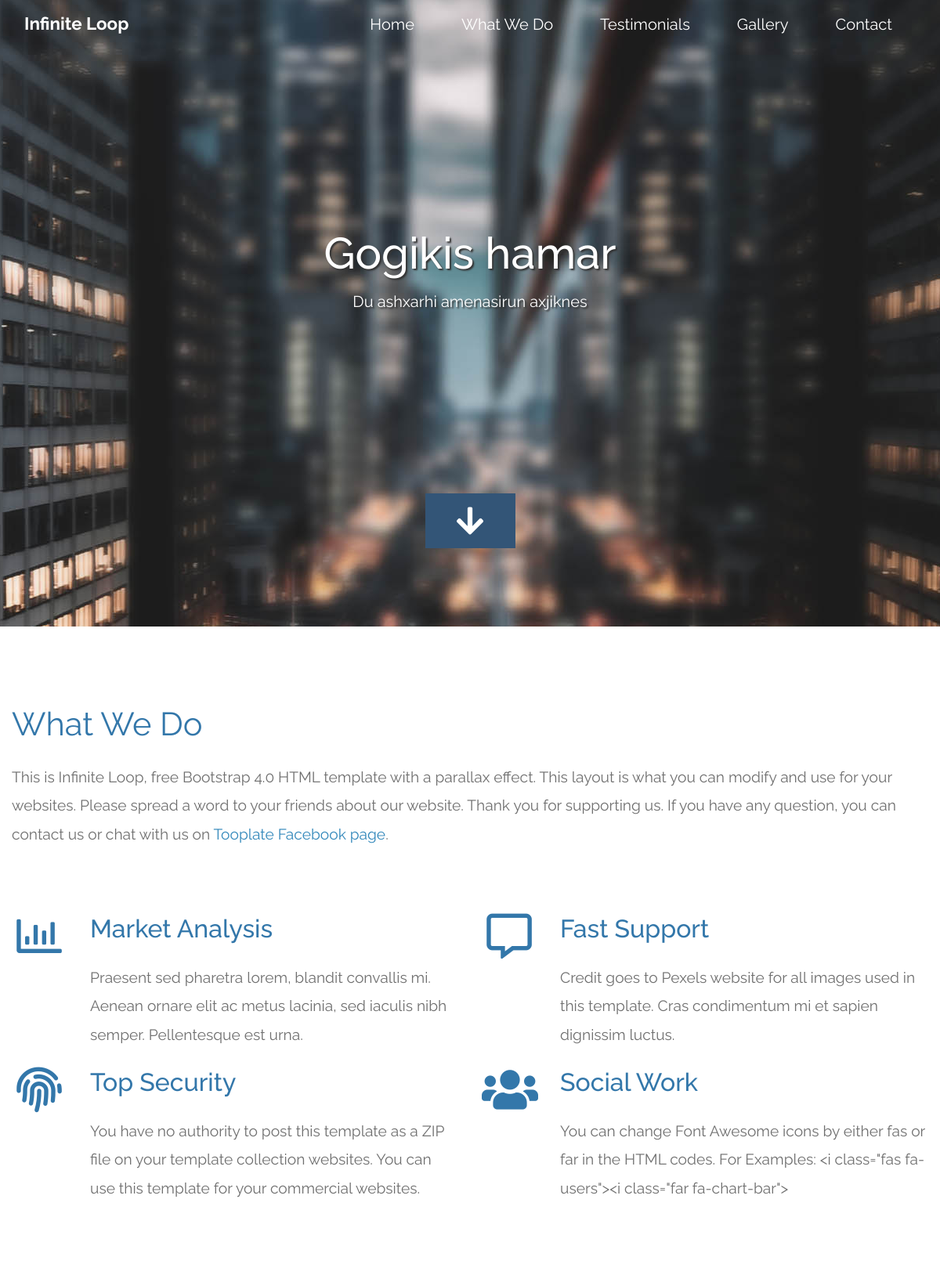
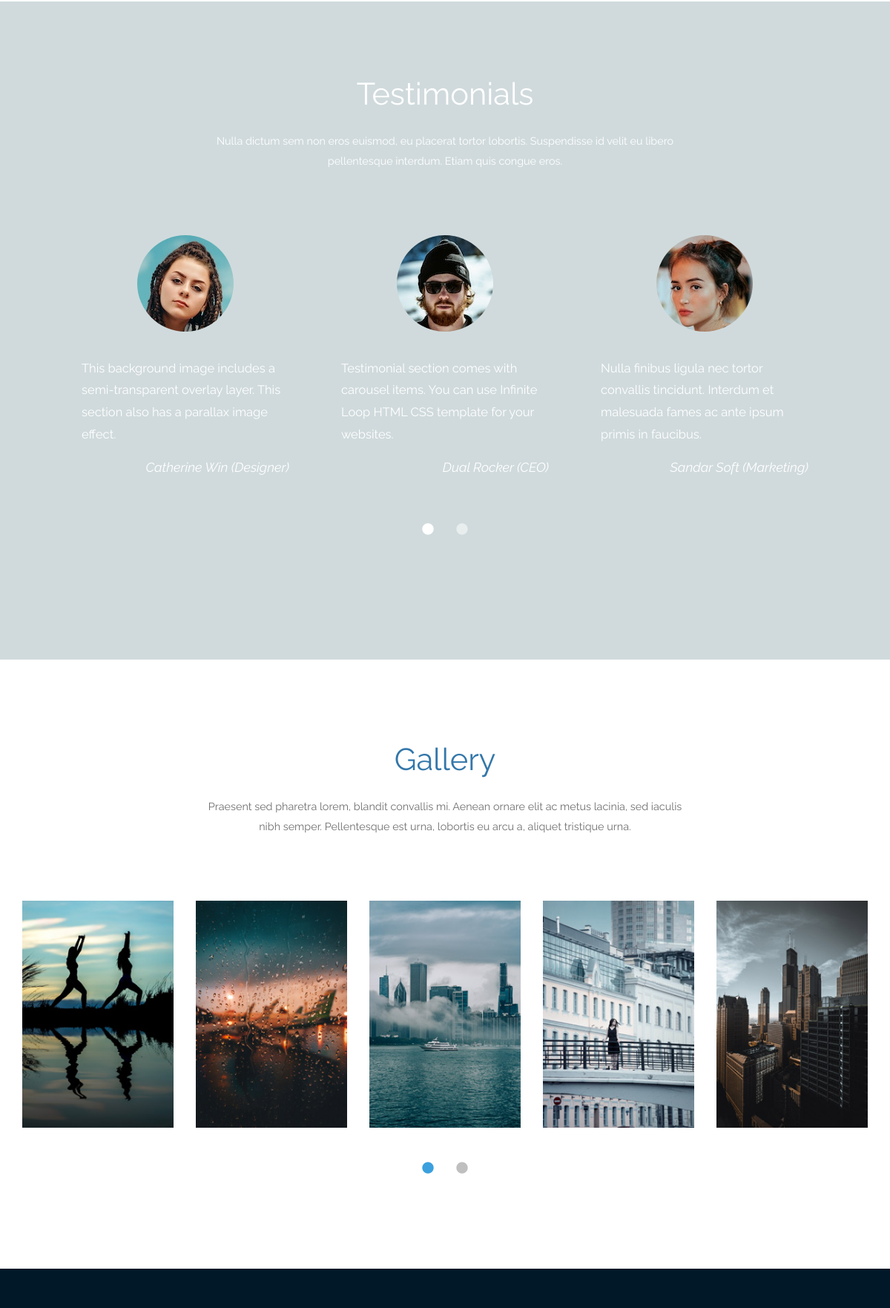
The page / (upper part) on the database its author committed (2 pictures, top to bottom).
### main/models.py (models this page shows, shortened)
class HeaderTitle(models.Model):
    title=models.CharField('title',max_length=100)
    subtitle=models.TextField(verbose_name='Subtitle')
    class Meta:
        verbose_name='Header Title'
        verbose_name_plural='Header Titles'

class WhatWeDo(models.Model):
    main_text=models.TextField('Main Text')
    link_text=models.CharField('Link Text' , max_length=255)
    link_url=models.URLField('Link Url')

class Features(models.Model):
    icon=models.CharField('Icon',max_length=50)
    title=models.CharField('Title',max_length=100)
    description=models.TextField('Description')
    class Meta:
         verbose_name='Feature'
         verbose_name_plural='Features'

class Testimonials(models.Model):
    title=models.CharField('Testimonials Text',max_length=255)
    text=models.TextField('Text')
    class Meta:
        verbose_name='Testimonial'
        verbose_name_plural='Testimonials'

class AboutUs(models.Model):
    img=models.ImageField('Image',upload_to='about/')
    text=models.TextField('Text')
    name=models.CharField('Name',max_length=100)
    class Meta:
        verbose_name='About Us'
        verbose_name_plural='About Us'

class Gallery(models.Model):
    image=models.ImageField('Image', upload_to='gallery/')
    title=models.CharField('Title',max_length=100)
    image_2=models.ImageField('Image_2',upload_to='gallery/')
    class Meta:
         verbose_name='Gallery Image'
         verbose_name_plural='Gallery Images'

### main/views.py (the view, shortened to what this page needs)
# urls.py: path('',HomeView.as_view(),name='home'),
class HomeView(ListView):
    template_name='index.html'
    def get(self, request):
        headertitle = HeaderTitle.objects.get()
        whatwedo = WhatWeDo.objects.get()
        features_1=Features.objects.all()
        gallery=Gallery.objects.all()
        testimonials=Testimonials.objects.get()
        aboutus=AboutUs.objects.all()
        countactuswithphone=CountactUsWithPhone.objects.get()
        context={
            'headertitle': headertitle,
            'whatwedo':whatwedo,
            'features_1':features_1,
            'gallery':gallery,
            'testimonials':testimonials,
            'aboutus':aboutus,
            'countactuswithphone': countactuswithphone,
                }
        return render(request,self.template_name,context)

### main/templates/index.html (shortened to what this page needs)
{% load static %}
<!DOCTYPE html>
<html lang="en">
  <head>
    <link rel="stylesheet" href="{% static 'fontawesome-5.5/css/all.min.css' %}" />
    <link rel="stylesheet" href="{% static 'slick/slick.css' %}">
    <link rel="stylesheet" href="{% static 'slick/slick-theme.css' %}">
    <link rel="stylesheet" href="{% static 'magnific-popup/magnific-popup.css' %}">
    <link rel="stylesheet" href="{% static 'css/bootstrap.min.css' %}" />
    <link rel="stylesheet" href="{% static 'css/tooplate-infinite-loop.css' %}" />
  </head>
  <body>
    <section id="infinite" class="text-white tm-font-big tm-parallax">
      <nav class="navbar navbar-expand-md tm-navbar" id="tmNav">
        <div class="container">
          <div class="tm-next">
              <a href="#infinite" class="navbar-brand">Infinite Loop</a>
          </div>
          <div class="collapse navbar-collapse" id="navbarSupportedContent">
            <ul class="navbar-nav ml-auto">
              <li class="nav-item">
                  <a class="nav-link tm-nav-link" href="#infinite">Home</a>
              </li>
              <li class="nav-item">
                  <a class="nav-link tm-nav-link" href="#whatwedo">What We Do</a>
              </li>
              <li class="nav-item">
                <a class="nav-link tm-nav-link" href="#testimonials">Testimonials</a>
              </li>
              <li class="nav-item">
                  <a class="nav-link tm-nav-link" href="#gallery">Gallery</a>
              </li>
              <li class="nav-item">
                  <a class="nav-link tm-nav-link" href="#contact">Contact</a>
              </li>
            </ul>
          </div>
        </div>
      </nav>
      <div class="text-center tm-hero-text-container">
        <div class="tm-hero-text-container-inner">
            <h2 class="tm-hero-title">{{ headertitle.title}}</h2>
            <p class="tm-hero-subtitle">
              {{headertitle.subtitle}}
            </p>
        </div>
      </div>
      <div class="tm-next tm-intro-next">
        <a href="#whatwedo" class="text-center tm-down-arrow-link">
          <i class="fas fa-2x fa-arrow-down tm-down-arrow"></i>
        </a>
      </div>
    </section>
    <section id="whatwedo" class="tm-section-pad-top">
      <div class="container">
            <div class="row tm-content-box">
                <div class="col-lg-12 col-xl-12">
                    <div class="tm-intro-text-container">
                        <h2 class="tm-text-primary mb-4 tm-section-title">What We Do</h2>
                        <p class="mb-4 tm-intro-text">
                        {{ whatwedo.main_text }} <a href="{{ whatwedo.link_url }}">{{ whatwedo.link_text }}</a>.</p>
                    </div>
                </div>
            </div>
            <div class="row tm-content-box">
              {% for i in features_1 %}
        		<div class="col-lg-1">
                    <i class="{{ i.icon }}"></i>
                </div>
                <div class="col-lg-5">
                    <div class="tm-intro-text-container">
                        <h2 class="tm-text-primary mb-4">{{ i.title }}</h2>
                        <p class="mb-4 tm-intro-text">{{ i.description }}</p>
                    </div>
                </div>
                {% endfor %}
            </div>
            </div>
    </section>
    <section id="testimonials" class="tm-section-pad-top tm-parallax-2">
      <div class="container tm-testimonials-content">
        <div class="row">
          <div class="col-lg-12 tm-content-box">
            <h2 class="text-white text-center mb-4 tm-section-title">{{ testimonials.title }}</h2>
            <p class="mx-auto tm-section-desc text-center">{{ testimonials.text }}</p>
            <div class="mx-auto tm-gallery-container tm-gallery-container-2">
              <div class="tm-testimonials-carousel">
                {% for i in aboutus%}
                <figure class="tm-testimonial-item">
                  <img src="{{ i.img.url }}" alt="Image" class="img-fluid mx-auto">
                  <blockquote>{{ i.text }}</blockquote>
                  <figcaption>{{ i.name }}</figcaption>
                </figure>
                {% endfor %}
              </div>
            </div>
          </div>
        </div>
      </div>
    </section>
    <section id="gallery" class="tm-section-pad-top">
      <div class="container tm-container-gallery">
        <div class="row">
          <div class="text-center col-12">
              <h2 class="tm-text-primary tm-section-title mb-4">Gallery</h2>
              <p class="mx-auto tm-section-desc">
                Praesent sed pharetra lorem, blandit convallis mi. Aenean ornare elit ac metus lacinia, sed iaculis nibh semper. Pellentesque est urna, lobortis eu arcu a, aliquet tristique urna.
              </p>
          </div>
        </div>
        <div class="row">
            <div class="col-12">
                <div class="mx-auto tm-gallery-container">
                    <div class="grid tm-gallery">
                      {% for i in gallery %}
                      <a href="{{ i.image.url }}">
                        <figure class="effect-honey tm-gallery-item">
                          <img src="{{ i.image_2.url }}" alt="Image 1" class="img-fluid">
                          <figcaption>
                            <h2><i>{{ i.title | safe }}</span></i></h2>
                          </figcaption>
                        </figure>
                      </a>
                      {% endfor %}
                </div>
            </div>
          </div>
      </div>
    </section>
    <section id="contact" class="tm-section-pad-top tm-parallax-2">
    </section>
  </body>
</html>

### main/static/css/tooplate-infinite-loop.css (style rules this page uses)
body { font-family: "Raleway", sans-serif; font-size: 1.2em; color: #707070; margin: 0; padding: 0; overflow-x: hidden; }
a { transition: all 0.3s ease; color: #38B; }
blockquote { font-size: 0.86em; line-height: 1.8em; }
.tm-section-pad-top { padding-top: 80px; padding-bottom: 40px; }
.tm-content-box { padding-top: 20px; padding-bottom: 40px; }
.tm-text-primary { color: #37A; }
.tm-font-big { font-size: 1.25rem; }
.tm-navbar { position: fixed; width: 100%; z-index: 1000; background-color: transparent; transition: all 0.3s ease; }
.navbar-brand { color: white; font-size: 1.4rem; font-weight: bold; }
.nav-item { list-style: none; }
.tm-nav-link { color: white; }
#infinite { background-color: #222; background-image: url(../img/infinite-loop-01.jpg); background-repeat: no-repeat; height: 100vh; min-height: 375px; position: relative; }
@media (min-height: 830px) { #infinite { background-position: center -210px; } }
.tm-hero-text-container { width: 100%; height: 100%; display: flex; flex-flow: column; justify-content: center; }
.tm-hero-text-container-inner { margin-top: -90px; }
.tm-hero-title { font-size: 3.5rem; text-shadow: 2px 2px 2px #333; }
.tm-hero-subtitle { text-shadow: 2px 2px 2px #333; }
.tm-intro-next { position: absolute; bottom: 100px; left: 0; right: 0; }
.tm-down-arrow-link { display: block; margin-top: 18%; }
.tm-down-arrow { color: #FFF; cursor: pointer; background: #357; padding: 15px 40px; transition: all 0.3s ease; }
.tm-section-title { font-size: 2.6rem; font-weight: normal; }
.tm-intro-text { font-size: 1.2rem; }
.tm-icon { display: block; color: #37A; }
#testimonials { color: white; background-image: url(../img/infinite-loop-02.jpg); background-size: cover; background-repeat: no-repeat; background-size: 100%; position: relative; }
.tm-testimonials-content { position: relative; z-index: 100; }
.tm-testimonials-carousel { max-width: 1050px; margin: 0 auto; }
.tm-testimonial-item { max-width: 290px; margin-left: 35px; margin-right: 35px; }
.tm-testimonial-item img { border-radius: 50%; margin-bottom: 35px; }
.tm-testimonial-item figcaption { text-align: right; font-style: italic; font-size: 1.1rem; }
.tm-section-desc { max-width: 650px; width: 100%; font-size: 0.9rem; }
.tm-gallery-container { padding-top: 70px; padding-bottom: 120px; }
.tm-gallery-item { margin: 0 15px; }
.grid figure { position: relative; float: left; overflow: hidden; background: #3085a3; text-align: center; cursor: pointer; }
.grid figure img { position: relative; display: block; min-height: 100%; max-width: 100%; opacity: 0.8; }
.grid figure figcaption { padding: 2em; color: #fff; text-transform: uppercase; font-size: 1.25em; -webkit-backface-visibility: hidden; backface-visibility: hidden; }
.grid figure figcaption::before, .grid figure figcaption::after { pointer-events: none; }
.grid figure figcaption, .grid figure figcaption > a { position: absolute; top: 0; left: 0; width: 100%; height: 100%; }
.grid figure h2 { word-spacing: -0.15em; font-size: 0.9em; font-weight: 300; }
.grid figure h2, .grid figure p { margin: 0; }
figure.effect-honey { background: #4a3753; max-width: 220px; }
figure.effect-honey img { opacity: 1; -webkit-transition: opacity 0.35s; transition: opacity 0.35s; }
figure.effect-honey figcaption::before { position: absolute; bottom: 0; left: 0; width: 100%; height: 10px; background: #38C; content: ""; -webkit-transform: translate3d(0, 10px, 0); transform: translate3d(0, 10px, 0); }
figure.effect-honey h2 { position: absolute; bottom: 0; left: 0; padding: 1em 1.5em; width: 100%; text-align: left; -webkit-transform: translate3d(0, -30px, 0); transform: translate3d(0, -30px, 0); }
figure.effect-honey figcaption::before, figure.effect-honey h2 { -webkit-transition: -webkit-transform 0.35s; transition: transform 0.35s; }
.tm-container-gallery { padding-top: 30px; }
#contact { color: white; background-color: #001828; background-image: url(../img/infinite-loop-03.jpg); background-position: center; background-repeat: no-repeat; min-height: 980px; position: relative; padding-bottom: 50px; padding-top: 100px; }
::placeholder { color: white; opacity: 1; }
p { line-height: 1.9; }
@media (min-width: 768px) { .tm-intro-text-container { padding-left: 0px; } }
@media (min-width: 768px) { .navbar-expand-md .navbar-nav .nav-link { padding-right: 30px; padding-left: 30px; } }
@media (min-width: 1200px) { .container { max-width: 1275px; } }
@media (min-width: 1200px) { .tm-container-gallery { max-width: 1290px; } }

### rows shown on the page
HeaderTitle: title "Gogikis hamar", subtitle "Du ashxarhi amenasirun axjiknes"
WhatWeDo: main_text "This is Infinite Loop, free Bootstrap 4.0 HTML template with a parallax effect. This layout is what you can modify and use for your websites. Please spread a word to your friends about our website. Thank you for supporting us. If you have any question, you can contact us or chat with us on", link_text "Tooplate Facebook page"
Features: title "Market Analysis", description "Praesent sed pharetra lorem, blandit convallis mi. Aenean ornare elit ac metus lacinia, sed iaculis nibh semper. Pellentesque est urna."
Features: title "Fast Support", description "Credit goes to Pexels website for all images used in this template. Cras condimentum mi et sapien dignissim luctus."
Features: title "Top Security", description "You have no authority to post this template as a ZIP file on your template collection websites. You can use this template for your commercial websites."
Features: title "Social Work", description "You can change Font Awesome icons by either fas or far in the HTML codes. For Examples: <i class=\"fas fa-users\"><i class=\"far fa-chart-bar\">"
Testimonials: title "Testimonials", text "Nulla dictum sem non eros euismod, eu placerat tortor lobortis. Suspendisse id velit eu libero pellentesque interdum. Etiam quis congue eros."
AboutUs: img (picture), text "This background image includes a semi-transparent overlay layer. This section also has a parallax image effect.", name "Catherine Win (Designer)"
AboutUs: img (picture), text "Testimonial section comes with carousel items. You can use Infinite Loop HTML CSS template for your websites.", name "Dual Rocker (CEO)"
AboutUs: img (picture), text "Nulla finibus ligula nec tortor convallis tincidunt. Interdum et malesuada fames ac ante ipsum primis in faucibus.", name "Sandar Soft (Marketing)"
Gallery: image_2 (picture)
Gallery: image_2 (picture)
Gallery: image_2 (picture)
Gallery: image_2 (picture)
Gallery: image_2 (picture)
